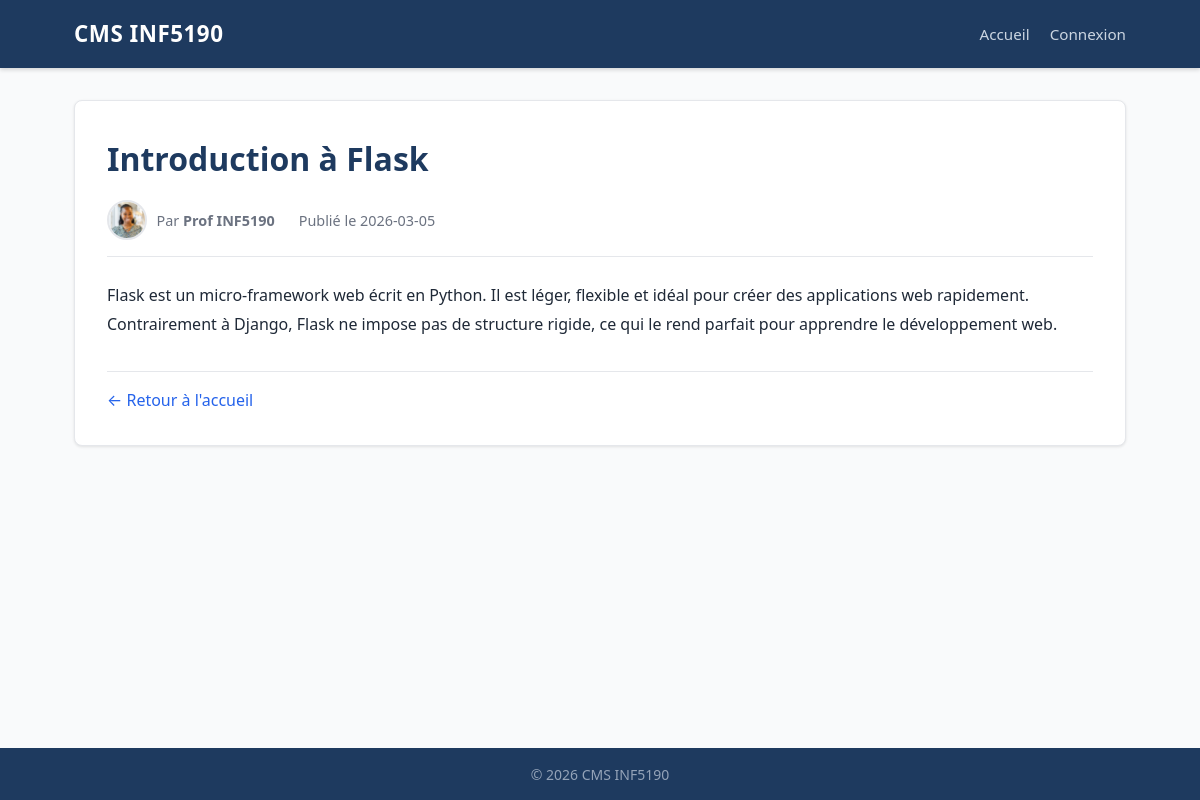
Page /article/introduction-flask on the committed database.
### tables this page shows
CREATE TABLE article (
    id INTEGER PRIMARY KEY AUTOINCREMENT,
    titre TEXT NOT NULL,
    identifiant TEXT NOT NULL UNIQUE,
    auteur TEXT NOT NULL,
    date_publication TEXT NOT NULL,
    contenu TEXT NOT NULL,
    utilisateur_id INTEGER NOT NULL,
    FOREIGN KEY (utilisateur_id) REFERENCES utilisateur(id)
);

CREATE TABLE utilisateur (
    id INTEGER PRIMARY KEY AUTOINCREMENT,
    nom TEXT NOT NULL,
    prenom TEXT NOT NULL,
    courriel TEXT NOT NULL UNIQUE,
    username TEXT NOT NULL UNIQUE,
    mot_de_passe TEXT NOT NULL,
    photo TEXT,
    actif INTEGER NOT NULL DEFAULT 1
);

### routes/public.py (the view)
@public_bp.route("/article/<identifiant>")
def voir_article(identifiant):
    art = article_model.obtenir_article_par_identifiant(identifiant)
    if art is None:
        abort(404)
    return render_template("article.html", article=art)

### app.py (called while the page is built)
def fermer_db(e=None):
    db = g.pop("db", None)
    if db is not None:
        db.close()

### models/article.py (called while the page is built)
def get_db():
    if "db" not in g:
        g.db = sqlite3.connect(
            config.DATABASE,
            detect_types=sqlite3.PARSE_DECLTYPES
        )
        g.db.row_factory = sqlite3.Row
    return g.db

def obtenir_article_par_identifiant(identifiant):
    db = get_db()
    return db.execute(
        "SELECT a.*, u.photo FROM article a"
        " JOIN utilisateur u ON a.utilisateur_id = u.id"
        " WHERE a.identifiant = ?",
        (identifiant,)
    ).fetchone()

### templates/article.html (shortened to what this page needs)
{% extends "base.html" %}
{% block contenu %}
<article class="article-complet">
    <header class="article-entete">
        <h1>{{ article['titre'] }}</h1>
        <div class="article-meta">
            <div class="auteur">
                {% if article['photo'] %}
                <img
                    src="{{ url_for('static', filename='uploads/' + article['photo']) }}"
                    alt="Photo de {{ article['auteur'] }}"
                    class="photo-profil"
                >
                {% endif %}
                <span>Par <strong>{{ article['auteur'] }}</strong></span>
            </div>
            <time datetime="{{ article['date_publication'] }}">
                Publié le {{ article['date_publication'] }}
            </time>
        </div>
    </header>
    <div class="article-corps">
        {{ article['contenu'] | safe }}
    </div>
    <footer class="article-pied">
        <a href="{{ url_for('public.accueil') }}">&larr; Retour à l'accueil</a>
    </footer>
</article>
{% endblock %}

### static/css/style.css (style rules this page uses)
:root { --couleur-primaire: #2563eb; --couleur-primaire-sombre: #1d4ed8; --couleur-texte: #1f2937; --couleur-texte-leger: #6b7280; --couleur-fond: #f9fafb; --couleur-fond-carte: #ffffff; --couleur-bordure: #e5e7eb; --couleur-succes: #16a34a; --couleur-erreur: #dc2626; --couleur-erreur-fond: #fee2e2; --couleur-succes-fond: #dcfce7; --rayon: 8px; --ombre: 0 1px 3px rgba(0, 0, 0, 0.1); --transition: 0.2s ease; }
*, *::before, *::after { box-sizing: border-box; margin: 0; padding: 0; }
body { font-family: system-ui, -apple-system, sans-serif; background-color: var(--couleur-fond); color: var(--couleur-texte); line-height: 1.6; font-size: 1rem; }
.article-complet { background-color: var(--couleur-fond-carte); border: 1px solid var(--couleur-bordure); border-radius: var(--rayon); padding: 2rem; box-shadow: var(--ombre); }
.article-entete h1 { font-size: 2rem; color: #1e3a5f; margin-bottom: 1rem; }
.article-meta { display: flex; align-items: center; gap: 1.5rem; flex-wrap: wrap; margin-bottom: 1.5rem; padding-bottom: 1rem; border-bottom: 1px solid var(--couleur-bordure); font-size: 0.9rem; color: var(--couleur-texte-leger); }
.auteur { display: flex; align-items: center; gap: 0.6rem; }
.photo-profil { width: 40px; height: 40px; border-radius: 50%; object-fit: cover; border: 2px solid var(--couleur-bordure); }
.article-corps { line-height: 1.8; }
.article-pied { margin-top: 2rem; padding-top: 1rem; border-top: 1px solid var(--couleur-bordure); }
.article-pied a { color: var(--couleur-primaire); text-decoration: none; }

### rows in the picture
article: titre "Introduction à Flask", auteur "Prof INF5190", date_publication "2026-03-05", contenu "Flask est un micro-framework web écrit en Python. Il est léger, flexible et idéal pour créer des applications web rapidement. Contrairement à Django, Flask ne impose pas de structure rigide, ce qui le rend parfait pour apprendre le développement web."
utilisateur: photo (picture)
